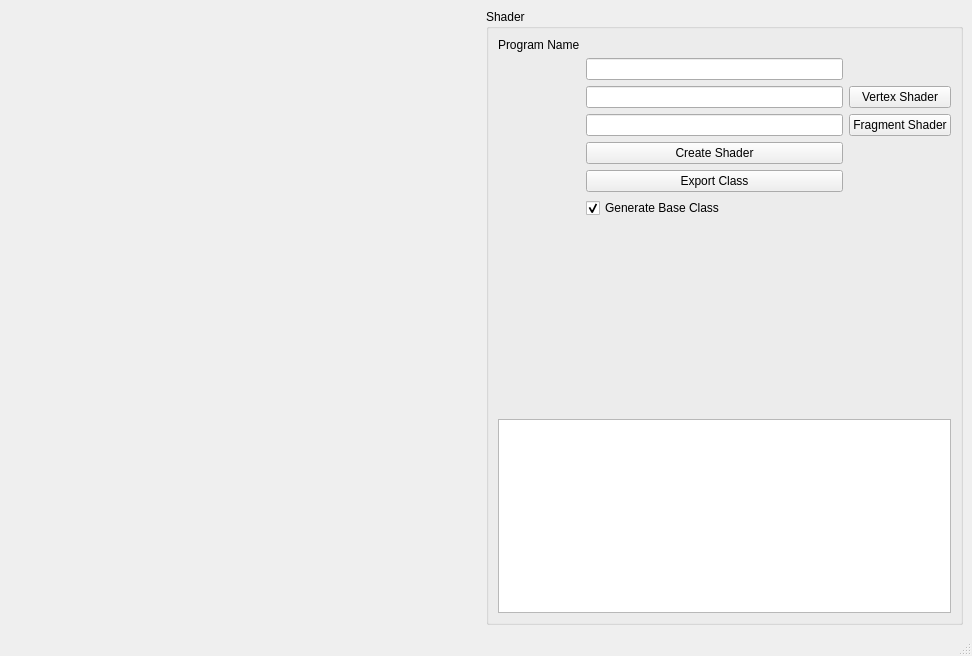
<?xml version="1.0" encoding="UTF-8"?>
<ui version="4.0">
 <class>MainWindow</class>
 <widget class="QMainWindow" name="MainWindow">
  <property name="geometry">
   <rect>
    <x>0</x>
    <y>0</y>
    <width>972</width>
    <height>656</height>
   </rect>
  </property>
  <property name="windowTitle">
   <string>ngl Qt Demo</string>
  </property>
  <widget class="QWidget" name="centralwidget">
   <layout class="QGridLayout" name="s_mainWindowGridLayout">
    <item row="0" column="1">
     <widget class="QGroupBox" name="s_transformGB">
      <property name="title">
       <string>Shader</string>
      </property>
      <layout class="QGridLayout" name="gridLayout">
       <item row="2" column="2">
        <widget class="QPushButton" name="s_loadVertexShader">
         <property name="text">
          <string>Vertex Shader</string>
         </property>
        </widget>
       </item>
       <item row="1" column="1">
        <widget class="QLineEdit" name="m_programName"/>
       </item>
       <item row="3" column="2">
        <widget class="QPushButton" name="s_loadFragmentShader">
         <property name="text">
          <string>Fragment Shader</string>
         </property>
        </widget>
       </item>
       <item row="4" column="1">
        <widget class="QPushButton" name="s_createShader">
         <property name="text">
          <string>Create Shader</string>
         </property>
        </widget>
       </item>
       <item row="7" column="1">
        <spacer name="verticalSpacer">
         <property name="orientation">
          <enum>Qt::Vertical</enum>
         </property>
         <property name="sizeHint" stdset="0">
          <size>
           <width>20</width>
           <height>40</height>
          </size>
         </property>
        </spacer>
       </item>
       <item row="2" column="1">
        <widget class="QLineEdit" name="s_vertShaderName"/>
       </item>
       <item row="5" column="1">
        <widget class="QPushButton" name="s_exportClass">
         <property name="text">
          <string>Export Class</string>
         </property>
        </widget>
       </item>
       <item row="0" column="0">
        <widget class="QLabel" name="label">
         <property name="text">
          <string>Program Name</string>
         </property>
        </widget>
       </item>
       <item row="8" column="0" colspan="3">
        <widget class="QPlainTextEdit" name="m_debugOutput"/>
       </item>
       <item row="3" column="1">
        <widget class="QLineEdit" name="s_fragmentShaderName"/>
       </item>
       <item row="6" column="1">
        <widget class="QCheckBox" name="m_generateBaseClass">
         <property name="text">
          <string>Generate Base Class</string>
         </property>
         <property name="checked">
          <bool>true</bool>
         </property>
        </widget>
       </item>
      </layout>
     </widget>
    </item>
    <item row="0" column="0">
     <spacer name="horizontalSpacer">
      <property name="orientation">
       <enum>Qt::Horizontal</enum>
      </property>
      <property name="sizeHint" stdset="0">
       <size>
        <width>40</width>
        <height>20</height>
       </size>
      </property>
     </spacer>
    </item>
   </layout>
  </widget>
  <widget class="QMenuBar" name="menubar">
   <property name="geometry">
    <rect>
     <x>0</x>
     <y>0</y>
     <width>972</width>
     <height>22</height>
    </rect>
   </property>
  </widget>
  <widget class="QStatusBar" name="statusbar"/>
 </widget>
 <resources/>
 <connections/>
</ui>
